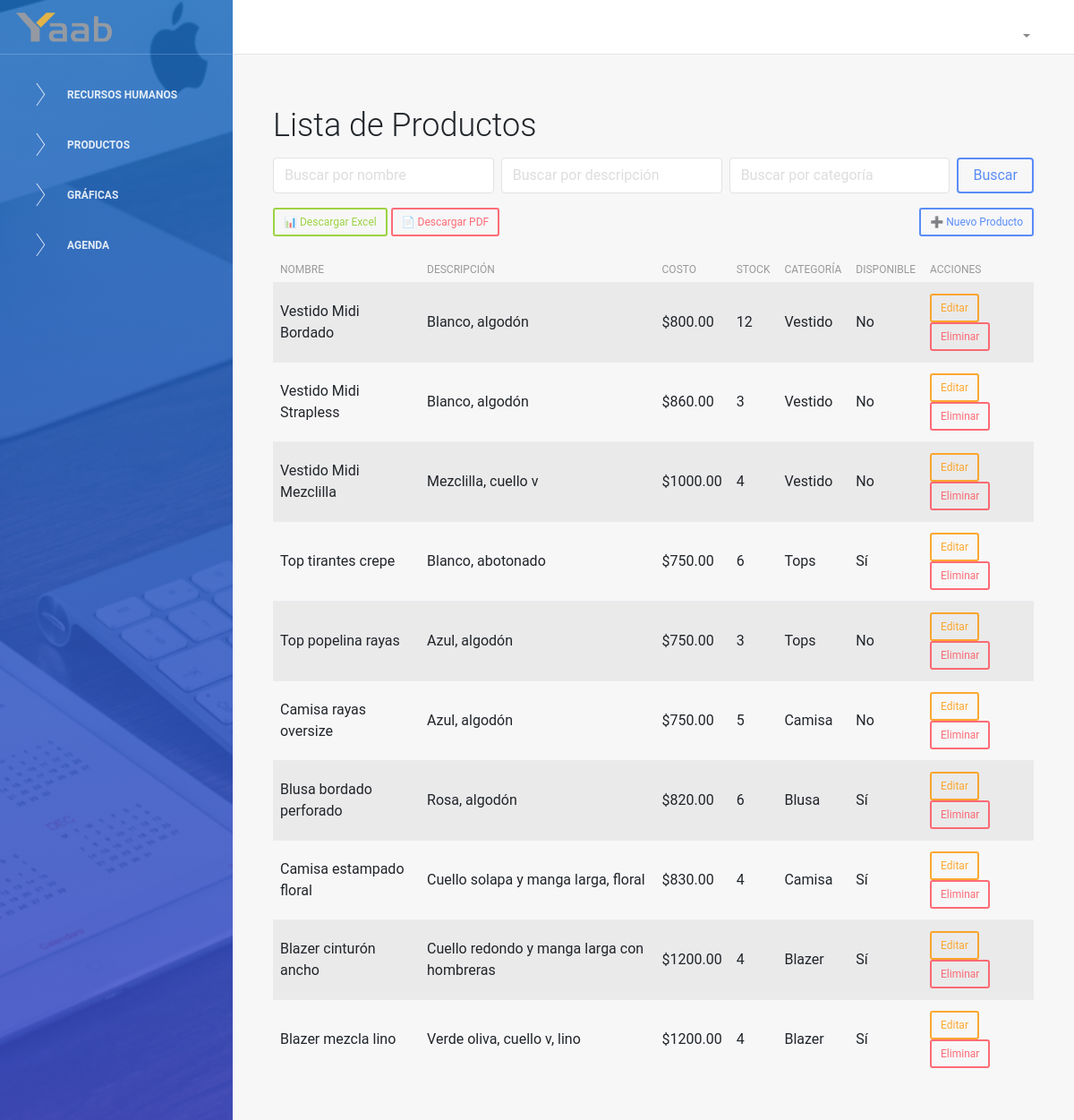
Page /yaab/productos/ on the committed database.
### pruebayaab/models.py (models this page shows, shortened)
class Producto(models.Model):
    nombre = models.CharField(max_length=255, unique=True)
    descripcion = models.TextField()
    costo = models.DecimalField(max_digits=10, decimal_places=2)
    stock = models.PositiveIntegerField()
    categoria = models.ForeignKey('Categoria', on_delete=models.CASCADE)  # Relación con Categoría
    fecha_creacion = models.DateTimeField(auto_now_add=True)
    fecha_actualizacion = models.DateTimeField(auto_now=True)
    disponible = models.BooleanField(default=True)

class Categoria(models.Model):
    nombre = models.CharField(max_length=100, unique=True)  # Corrección aquí
    descripcion = models.TextField(blank=True, null=True)
    fecha_creacion = models.DateTimeField(auto_now_add=True)  # Fecha automática

### pruebayaab/views.py (the view)
# urls.py: path('productos/', views.lista_productos, name='lista_productos'),
def lista_productos(request):
    productos = Producto.objects.all()
    nombre = request.GET.get('nombre', '')
    descripcion = request.GET.get('descripcion', '')
    categoria = request.GET.get('categoria', '')
    if nombre:
        productos = productos.filter(nombre__icontains=nombre)
    if descripcion:
        productos = productos.filter(descripcion__icontains=descripcion)
    if categoria:
        productos = productos.filter(categoria__nombre__icontains=categoria)
    return render(request, 'pruebayaab/lista_productos.html', {'productos': productos})

### pruebayaab/templates/pruebayaab/lista_productos.html
{% extends 'pruebayaab/dashboard_template.html' %}
{% block content %}
<div class="container mt-4">
    <h2>Lista de Productos</h2>
    <form method="GET" class="mb-3">
        <div class="d-flex justify-content-between">
            <input type="text" name="nombre" class="form-control mr-2" placeholder="Buscar por nombre" value="{{ request.GET.nombre }}">
            <input type="text" name="descripcion" class="form-control mr-2" placeholder="Buscar por descripción" value="{{ request.GET.descripcion }}">
            <input type="text" name="categoria" class="form-control mr-2" placeholder="Buscar por categoría" value="{{ request.GET.categoria }}">
            <button type="submit" class="btn btn-primary">Buscar</button>
        </div>
    </form>
    <div class="d-flex justify-content-between align-items-center mb-3">
        <div>
            <a href="{% url 'pruebayaab_app:exportar_productos_excel' %}" class="btn btn-success btn-sm">📊 Descargar Excel</a>
            <a href="{% url 'pruebayaab_app:exportar_productos_pdf' %}" class="btn btn-danger btn-sm">📄 Descargar PDF</a>
        </div>
        <a href="{% url 'pruebayaab_app:crear_producto' %}" class="btn btn-primary btn-sm">➕ Nuevo Producto</a>
    </div>
    <table class="table table-striped">
        <thead>
            <tr>
                <th>Nombre</th>
                <th>Descripción</th>
                <th>Costo</th>
                <th>Stock</th>
                <th>Categoría</th>
                <th>Disponible</th>
                <th>Acciones</th>
            </tr>
        </thead>
        <tbody>
            {% for producto in productos %}
            <tr>
                <td>{{ producto.nombre }}</td>
                <td>{{ producto.descripcion }}</td>
                <td>${{ producto.costo }}</td>
                <td>{{ producto.stock }}</td>
                <td>{{ producto.categoria.nombre }}</td>
                <td>{% if producto.disponible %}Sí{% else %}No{% endif %}</td>
                <td>
                    <a href="{% url 'pruebayaab_app:editar_producto' producto.id %}" class="btn btn-warning btn-sm">Editar</a>
                    <a href="{% url 'pruebayaab_app:eliminar_producto' producto.id %}" class="btn btn-danger btn-sm">Eliminar</a>
                </td>
            </tr>
            {% endfor %}
        </tbody>
    </table>
</div>
{% endblock %}

### rows in the picture
Producto: nombre "Vestido Midi Bordado", descripcion "Blanco, algodón", costo "800.00", stock "12", categoria.nombre "Vestido", disponible "No"
Producto: nombre "Vestido Midi Strapless", descripcion "Blanco, algodón", costo "860.00", stock "3", categoria.nombre "Vestido", disponible "No"
Producto: nombre "Vestido Midi Mezclilla", descripcion "Mezclilla, cuello v", costo "1000.00", stock "4", categoria.nombre "Vestido", disponible "No"
Producto: nombre "Top tirantes crepe", descripcion "Blanco, abotonado", costo "750.00", stock "6", categoria.nombre "Tops", disponible "Sí"
Producto: nombre "Top popelina rayas", descripcion "Azul, algodón", costo "750.00", stock "3", categoria.nombre "Tops", disponible "No"
Producto: nombre "Camisa rayas oversize", descripcion "Azul, algodón", costo "750.00", stock "5", categoria.nombre "Camisa", disponible "No"
Producto: nombre "Blusa bordado perforado", descripcion "Rosa, algodón", costo "820.00", stock "6", categoria.nombre "Blusa", disponible "Sí"
Producto: nombre "Camisa estampado floral", descripcion "Cuello solapa y manga larga, floral", costo "830.00", stock "4", categoria.nombre "Camisa", disponible "Sí"
Producto: nombre "Blazer cinturón ancho", descripcion "Cuello redondo y manga larga con hombreras", costo "1200.00", stock "4", categoria.nombre "Blazer", disponible "Sí"
Producto: nombre "Blazer mezcla lino", descripcion "Verde oliva, cuello v, lino", costo "1200.00", stock "4", categoria.nombre "Blazer", disponible "Sí"
